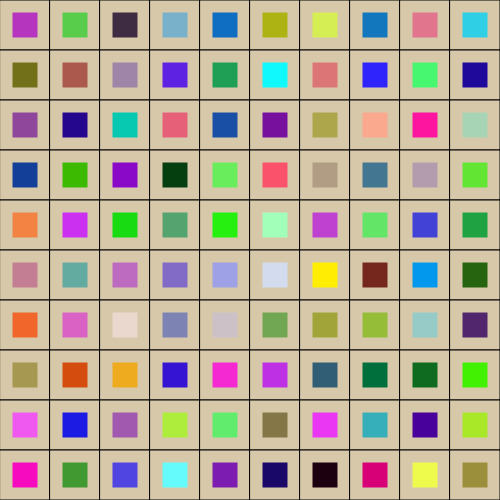
Frame 1 (no input)
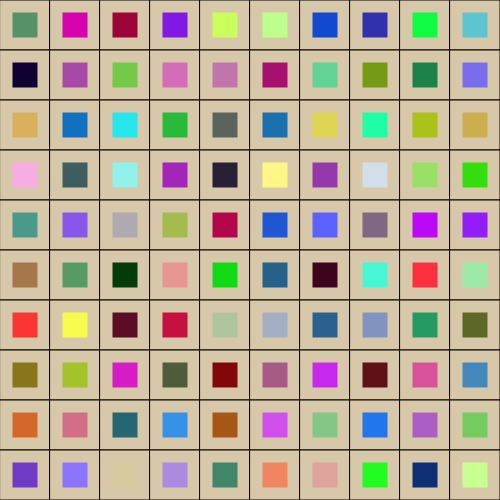
Frame 60 (no input)
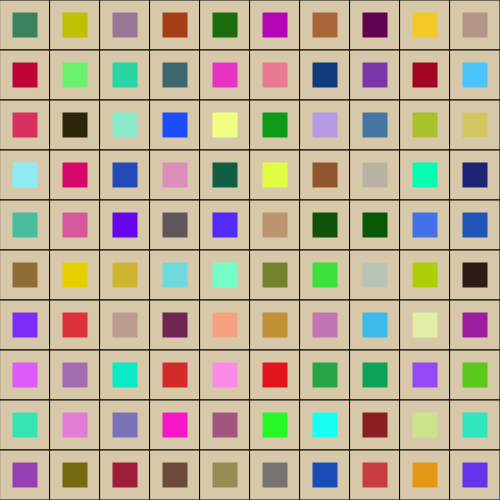
Frame 120 (the mouse pressed at the canvas centre since frame 60)

The p5.js sketch that drew these frames (run headless with seeded random() and noise() and a simulated clock; from frame 60 on, the mouse is pressed at the canvas centre):

// p5.js sketch
// ── sketch.js

let size = 50;
let size2 = 25;

function setup() {

  createCanvas(500, 500);
  //noLoop();
  frameRate(60);
}
function draw()
{
  background(0);



  for (let y = 0; y< 10; y++)
  {
    for (let x = 0; x < 10; x++)
    {
    stroke(0)
    fill(215, 200, 170);
    rect(size*x, size*y, size, size);
    noStroke();
    fill(random(255),random(255),random(255));
    rect(size*x+12.5, size*y+12.5, size2, size2);
    console.log("X: " + x + " Y: " + y);

    }
  }


  /*for (let x = 0; x < 10; x++)
  {
    rect(size * x, height / 2.2, size, size);
    rect(size * x, height * 0.9, size, size);
    rect(size * x, height / 500, size, size);
  }
  */
}
